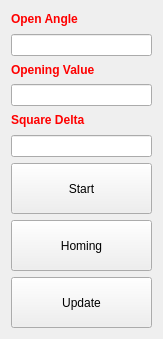
                 <widget class="QWidget" name="layoutWidget">
                  <property name="geometry">
                   <rect>
                    <x>270</x>
                    <y>30</y>
                    <width>150</width>
                    <height>339</height>
                   </rect>
                  </property>
                  <layout class="QVBoxLayout" name="verticalLayout_50">
                   <item>
                    <layout class="QVBoxLayout" name="verticalLayout_45">
                     <item>
                      <widget class="QLabel" name="label_3">
                       <property name="font">
                        <font>
                         <weight>75</weight>
                         <bold>true</bold>
                        </font>
                       </property>
                       <property name="text">
                        <string>&lt;html&gt;&lt;head/&gt;&lt;body&gt;&lt;p&gt;&lt;span style=&quot; color:#ff0000;&quot;&gt;Open Angle&lt;/span&gt;&lt;/p&gt;&lt;/body&gt;&lt;/html&gt;</string>
                       </property>
                      </widget>
                     </item>
                     <item>
                      <widget class="QLineEdit" name="LineEditOpenAngle">
                       <property name="toolTip">
                        <string>&lt;html&gt;&lt;head/&gt;&lt;body&gt;&lt;p&gt;Open angle value in degree.&lt;/p&gt;&lt;/body&gt;&lt;/html&gt;</string>
                       </property>
                      </widget>
                     </item>
                     <item>
                      <widget class="QLabel" name="label_22">
                       <property name="font">
                        <font>
                         <weight>75</weight>
                         <bold>true</bold>
                        </font>
                       </property>
                       <property name="text">
                        <string>&lt;html&gt;&lt;head/&gt;&lt;body&gt;&lt;p&gt;&lt;span style=&quot; color:#ff0000;&quot;&gt;Opening Value&lt;/span&gt;&lt;/p&gt;&lt;/body&gt;&lt;/html&gt;</string>
                       </property>
                      </widget>
                     </item>
                     <item>
                      <widget class="QLineEdit" name="LineEditOpeningValue">
                       <property name="toolTip">
                        <string>&lt;html&gt;&lt;head/&gt;&lt;body&gt;&lt;p&gt;The opening value of the first octagon&lt;/p&gt;&lt;/body&gt;&lt;/html&gt;</string>
                       </property>
                      </widget>
                     </item>
                     <item>
                      <widget class="QLabel" name="label_23">
                       <property name="font">
                        <font>
                         <weight>75</weight>
                         <bold>true</bold>
                        </font>
                       </property>
                       <property name="text">
                        <string>&lt;html&gt;&lt;head/&gt;&lt;body&gt;&lt;p&gt;&lt;span style=&quot; color:#ff0000;&quot;&gt;Square Delta&lt;/span&gt;&lt;/p&gt;&lt;/body&gt;&lt;/html&gt;</string>
                       </property>
                      </widget>
                     </item>
                     <item>
                      <widget class="QLineEdit" name="LineEditSquareDelta"/>
                     </item>
                     <item>
                      <widget class="QPushButton" name="StartButton_1">
                       <property name="minimumSize">
                        <size>
                         <width>141</width>
                         <height>51</height>
                        </size>
                       </property>
                       <property name="toolTip">
                        <string>&lt;html&gt;&lt;head/&gt;&lt;body&gt;&lt;p&gt;Open the sleds&lt;/p&gt;&lt;/body&gt;&lt;/html&gt;</string>
                       </property>
                       <property name="text">
                        <string>Start</string>
                       </property>
                       <property name="icon">
                        <iconset resource="Resource.qrc">
                         <normaloff>:/play_icon.png</normaloff>:/play_icon.png</iconset>
                       </property>
                       <property name="iconSize">
                        <size>
                         <width>25</width>
                         <height>25</height>
                        </size>
                       </property>
                      </widget>
                     </item>
                    </layout>
                   </item>
                   <item>
                    <layout class="QVBoxLayout" name="verticalLayout_49">
                     <item>
                      <widget class="QPushButton" name="HomingButton_1">
                       <property name="minimumSize">
                        <size>
                         <width>141</width>
                         <height>51</height>
                        </size>
                       </property>
                       <property name="toolTip">
                        <string>&lt;html&gt;&lt;head/&gt;&lt;body&gt;&lt;p&gt;Close the sleds&lt;/p&gt;&lt;/body&gt;&lt;/html&gt;</string>
                       </property>
                       <property name="text">
                        <string>Homing</string>
                       </property>
                       <property name="icon">
                        <iconset resource="Resource.qrc">
                         <normaloff>:/home.png</normaloff>:/home.png</iconset>
                       </property>
                      </widget>
                     </item>
                     <item>
                      <widget class="QPushButton" name="EnableUpdateButton_1">
                       <property name="minimumSize">
                        <size>
                         <width>141</width>
                         <height>51</height>
                        </size>
                       </property>
                       <property name="toolTip">
                        <string>&lt;html&gt;&lt;head/&gt;&lt;body&gt;&lt;p&gt;Update the situation of the sleds&lt;/p&gt;&lt;/body&gt;&lt;/html&gt;</string>
                       </property>
                       <property name="text">
                        <string>Update</string>
                       </property>
                       <property name="icon">
                        <iconset resource="Resource.qrc">
                         <normaloff>:/Update_icon.jpeg</normaloff>:/Update_icon.jpeg</iconset>
                       </property>
                      </widget>
                     </item>
                    </layout>
                   </item>
                  </layout>
                 </widget>
